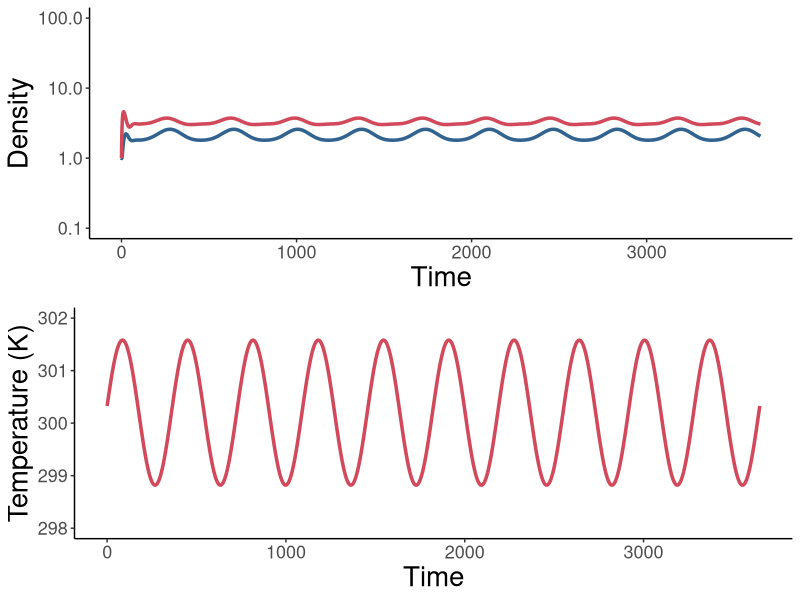

This figure's R source:
#################################################################################
#### This R script simulates population dynamics of hemipteran insects in their native habitats
#################################################################################



######################################
#### Load packages
######################################
library(tidyr)
library(ggplot2)
library(deSolve)
library(cowplot)
library(dplyr)
library(tidyverse)
#library(Cairo)
#library(grid)
#library(gridExtra)



######################################
#### Simulate population dynamics
######################################

# STEP 1: Assign parameter values
# read data and select insect
data <- read_csv("Temperature response data.csv")

# select an insect by removing # in front of name and placing # in front of other species
#sp.data <- subset(data, Species == "Clavigralla shadabi")
sp.data <- subset(data, Species == "Clavigralla tomentosicollis")
# define model parameters
params <- c(sp.data[2], sp.data[3], sp.data[4], sp.data[5],sp.data[6], sp.data[7], sp.data[8],
            sp.data[9], sp.data[10], sp.data[11], sp.data[12], sp.data[13], sp.data[14], sp.data[15],
            sp.data[16], sp.data[17], sp.data[18], sp.data[19], sp.data[20], sp.data[21], sp.data[22],
            sp.data[23], sp.data[24])
# time
yrs <- 10; # Number of years over which to run the model
timestep <- 1; # Length of time-steps (days)
times <- seq(0, yrs*365, by = timestep)
# temperature parameters
meanT.incr = 0 # Increase in mean temperature over next 50 years
amplT.incr = 0 # Increase in amplitude of temperature fluctuations over next 50 years
dMeanT = meanT.incr/(yrs*365) # simulate x degree increase in mean temperature over 50 years
dAmplT = amplT.incr/(yrs*365) # simulate x degree increase in the amplitude of temperature fluctuations over 50 years


# STEP 2: Specify model
model = function(t, State, Pars){
  with(as.list(c(State, Pars)),
       {
         # Temperature regime
         #meanT.incr = 0 # Increase in mean temperature over next 50 years
         #amplT.incr = 0 # Increase in amplitude of temperature fluctuations over next 50 years
         #dMeanT = meanT.incr/(yrs*365) # simulate x degree increase in mean temperature over 50 years
         #dAmplT = amplT.incr/(yrs*365) # simulate x degree increase in the amplitude of temperature fluctuations over 50 years
         # temperature function
         temp = (meanT + dMeanT*times) + (amplT + dAmplT*times)*sin((2*pi*times + deltaT)/365)
         # time-series of temperature values
         signal = as.data.frame(list(times = times, temp = rep(0, length(times))))
         signal$temp = temp
         # create interpolating function
         input = approxfun(signal, rule = 2 ) # rule = 2 sets any extrapolated point to the closest data extreme
         # import interpolated temperature function
         T =  input(t)
         
         # Temperature responses
         b = bTopt*exp(-(T-Toptb)^2/(2*sb^2)) # Birth rate
         q = qTR*exp(Aq*(1/TR-1/Tmax))*exp(-(T-Toptq)^2/(2*sq^2)) # Density-dependence
         m = mTR*(T/TR)*exp(A*(1/TR-1/T))/(1+skew*(exp(AL*(1/TL-1/T))+exp(AH*(1/TH-1/T)))) # Maturation rate
         dJ = dJTR*exp(AdJ*(1/TR-1/T)) # Juvenile mortality
         dA = dATR*exp(AdA*(1/TR-1/T)) # Adult mortality
         
         # Juvenile and adult densities
         dJdt = b*(A >= 0.2)*A*exp(-q*A) - m*J - dJ*J # Allee threshold of 10% of equilibrium adult density
         dAdt = m*J - dA*A
         
         return(list(c(dJdt, dAdt), signal = T))
       })
}


# STEP 3: Model simulation and plotting population dynamics
init = c(J = 1, A = 1)
# run model and input into data frame
densities = as.data.frame(ode(func = model, y = init, parms = params, times = times, method = "ode45"))
# model variables (time, life stage, density)
output = densities[seq(0, dim(densities)[1], by=timestep), ]
output = gather(output, key=Variable, value=Output, -time)

# Plot population dynamics
pop.dyn = ggplot(output[output$Variable %in% c("J", "A"), ], aes(x=time, y=Output, color=Variable)) + 
  geom_line(size=1.2) +
  scale_color_manual(values=c("J"="#d1495b", "A"="#30638e")) + 
  labs(x="Time", y="Density") +
  # scale_x_continuous(expand=c(0, 5)) +
  scale_y_log10(limits=c(0.1, 100)) +
  theme(panel.grid.major = element_blank(), panel.grid.minor = element_blank(),
        panel.background = element_blank(), axis.line = element_line(colour = "black"),
        legend.position = "none", 
        axis.text = element_text(size=13),
        axis.title = element_text(size=20)) 

# Plot temperature regime
temp.regime  = ggplot(output[output$Variable %in% c("signal"), ], aes(x=time, y=Output, color=Variable)) + 
  geom_line(size=1.2) +
  scale_color_manual(values=c("signal"="#d1495b")) + 
  labs(x="Time", y="Temperature (K)") +
  # scale_x_continuous(expand=c(0, 5)) +
  scale_y_continuous(limits=c(298 - amplT.incr, 302 + meanT.incr + amplT.incr)) +
  theme(panel.grid.major = element_blank(), panel.grid.minor = element_blank(),
        panel.background = element_blank(), axis.line = element_line(colour = "black"),
        legend.position = "none", 
        axis.text = element_text(size=13),
        axis.title = element_text(size=20))

Plots = ggdraw() +
  draw_plot(pop.dyn, x = 0, y = 0.5, width = 1, height = 0.5) +
  draw_plot(temp.regime, x = 0, y = 0, width = 1, height = 0.5) #+
#draw_plot_label(label = c("(c)", ""), size = 18, x = c(0, 0), y = c(1, 0.5))
Plots
